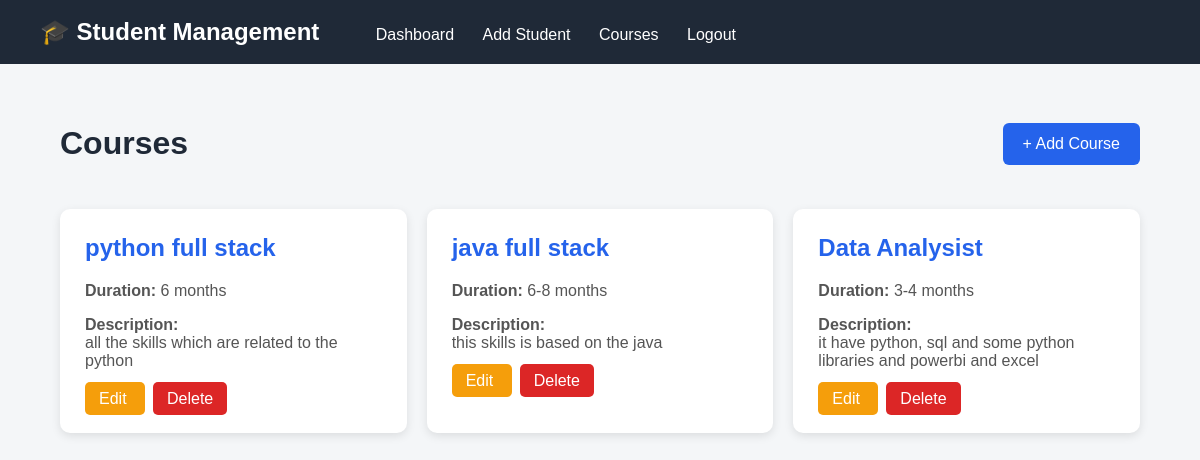
The page /courses (signed in) on the database its author committed.
### home/models.py (models this page shows, shortened)
class course(models.Model):
    name = models.CharField(max_length=100)
    duration = models.CharField(max_length=50)
    description = models.TextField(blank=True)

### home/views.py (the view)
# urls.py: path('courses',views.courses,name='courses'),
@login_required
def courses(request):
    data = course.objects.all()
    return render(request, 'courses.html', {
        'courses': data
    })

### home/templates/courses.html (shortened to what this page needs)
<!DOCTYPE html>
<html lang="en">
<head>
</head>
<body>
    <nav>
        <h2>🎓 Student Management</h2>
        <a href="{% url 'dashboard' %}">Dashboard</a>
        <a href="{% url 'add_student' %}">Add Student</a>
        <a href="{% url 'courses' %}">Courses</a>
        <a href="{% url 'logout' %}">Logout</a>
    </nav>
    <div class="container">
        <div class="header">
            <h1>Courses</h1>
            <a href="{% url 'add_course' %}" class="add-btn">
                + Add Course
            </a>
        </div>
        <div class="course-container">
            {% for course in courses %}
            <div class="course-card">
                <h2>{{ course.name }}</h2>
                <p>
                    <strong>Duration:</strong>
                    {{ course.duration }}
                </p>
                <p>
                    <strong>Description:</strong><br>
                    {{ course.description }}
                </p>
                <div class="buttons">
                    <a href="{% url 'edit_course' course.id %}" class="edit">
                        Edit
                    </a>
                    <a href="{% url 'delete_course' course.id %}" class="delete"
                        onclick="return confirm('Are you sure you want to delete this course?');">
                        Delete
                    </a>
                </div>
            </div>
            {% empty %}
            <div class="empty">
                <h2>No Courses Available</h2>
                <p>Add your first course.</p>
            </div>
            {% endfor %}
        </div>
    </div>
</body>
</html>

### home/templates/courses.html (style rules this page uses)
* { box-sizing: border-box; font-family: Arial, sans-serif; }
body { margin: 0; background: #f4f6f8; }
nav { background: #1f2937; padding: 18px 40px; }
nav h2 { color: white; display: inline; margin-right: 40px; }
nav a { color: white; text-decoration: none; margin: 0 12px; }
.container { width: 90%; margin: 40px auto; }
.header { display: flex; justify-content: space-between; align-items: center; }
.header h1 { color: #1f2937; }
.add-btn { background: #2563eb; color: white; padding: 12px 20px; text-decoration: none; border-radius: 6px; }
.course-container { display: grid; grid-template-columns: repeat(auto-fit, minmax(280px, 1fr)); gap: 20px; margin-top: 25px; }
.course-card { background: white; padding: 25px; border-radius: 10px; box-shadow: 0 3px 10px rgba(0, 0, 0, 0.1); }
.course-card h2 { color: #2563eb; margin-top: 0; }
.course-card p { color: #555; }
.buttons { margin-top: 20px; }
.edit { background: #f59e0b; color: white; padding: 8px 14px; text-decoration: none; border-radius: 5px; }
.delete { background: #dc2626; color: white; padding: 8px 14px; text-decoration: none; border-radius: 5px; margin-left: 8px; }

### rows shown on the page
course: name "python full stack", duration "6 months", description "all the skills which are related to the python"
course: name "java full stack", duration "6-8 months", description "this skills is based on the java"
course: name "Data Analysist", duration "3-4 months", description "it have python, sql and some python libraries and powerbi and excel"
